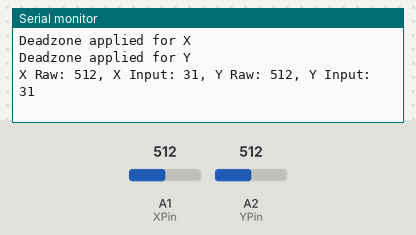
Recording of a sketch running on a simulated Arduino Leonardo, built with avr-gcc and run on an emulated ATmega32U4. On the bench: the last lines printed to the serial monitor. The test bench sets the inputs (shaded band); at power-on: A1 (XPin) = 512, A2 (YPin) = 512. USB keyboard and mouse output is not drawn.

Above: at 1.2 s.
1.3 s: A1 (XPin) set to 716
At 2.1 s:
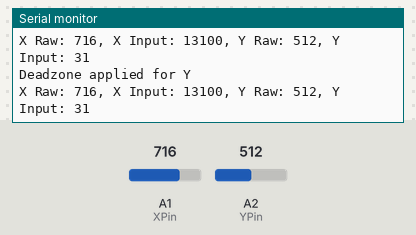
2.8 s: A2 (YPin) set to 306
At 3.9 s:
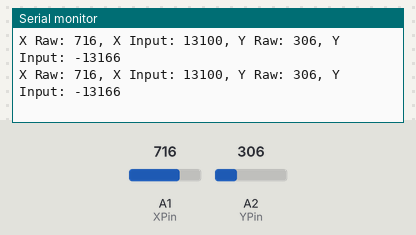

The sketch:

seeed_SAMD21_analog_joystick.ino
```cpp
/*  Adafruit 2-axis Mini Joystick controller-style analog input
 *   Uses Adafruit P/N: 2765, 3246
 *   Uses Seeeduino XIAO board
 *   X-axis connected to Pin 10, HIGH towards user
 *   Y-axis connected to Pin 9, HIGH towards USB port
 *
 *  Author: Glitz
 *  Date: 1-22-2022
 */
#include <HID-Project.h>
#include <HID-Settings.h>
#include "HID.h"

// Pin definitions
const int XPin = 1;
const int YPin = 2;
const int buttonPin = 8;

const int deadzone = 5; // Deadzone percentage
const bool invertX = false; // Inverted X-axis
const bool invertY = false; // Inverted Y-axis

void setup() {
  // Initialize HID as a gamepad
  Gamepad.begin(); // Added this line to initialize the Gamepad instance
  Serial.begin(9600);
}

void loop() {
  int16_t xValue = analogRead(XPin);
  int16_t yValue = analogRead(YPin);
  int16_t xInput = 0;
  int16_t yInput = 0;

  // Check for deadzone
  if ( abs(map(xValue, 0, 1023, -50, 50)) < deadzone ) {
    Serial.println("Deadzone applied for X");
    xValue = 512;
  }
  if ( abs(map(yValue, 0, 1023, -50, 50)) < deadzone ) {
    Serial.println("Deadzone applied for Y");
    yValue = 512;
  }

  // Invert axis if configured, and then map to HID values
  if (invertX == true) {
    xInput = map(xValue, 1023, 0, -32768, 32767);
  } else {
    xInput = map(xValue, 0, 1023, -32768, 32767);
  }
    if (invertY == true) {
    yInput = map(yValue, 1023, 0, -32768, 32767);
  } else {
    yInput = map(yValue, 0, 1023, -32768, 32767);
  }

  // Send HID gamepad data
  Gamepad.xAxis(xInput);
  Gamepad.yAxis(yInput);
  Gamepad.write();

  // Optional serial output for debugging
  Serial.print("X Raw: ");
  Serial.print(analogRead(XPin));
  Serial.print(", X Input: ");
  Serial.print(xInput);
  Serial.print(", Y Raw: ");
  Serial.print(analogRead(YPin));
  Serial.print(", Y Input: ");
  Serial.println(yInput);
}
```

Measured:
- after the input at 1.3 s, the serial monitor: prints a new line at once (image 1)
- after the input at 2.8 s, the serial monitor: prints a new line at once (image 2)
